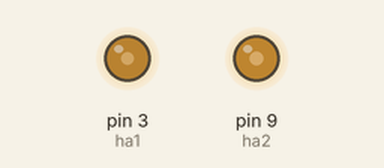
A sketch run on a simulated Arduino Uno, built with avr-gcc and run on an emulated ATmega328P. On the bench: output pins drawn as LEDs (lit = HIGH).

Above: at 0.1 s.
At 3.1 s:
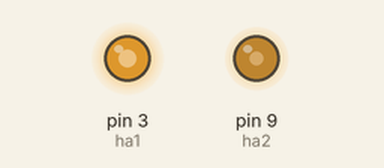
At 23.1 s:
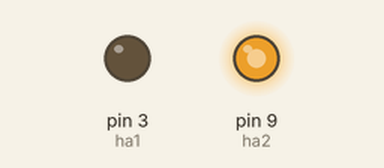
At 43.1 s:
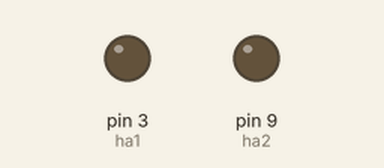
Timing chart, 0 to 44.6 s (numbered marks = the images above):
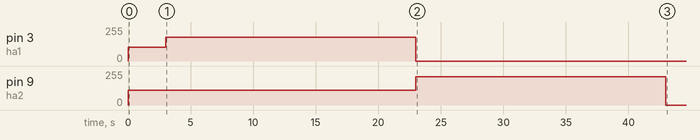

The sketch:

sync_esc.ino
```cpp
#include <Servo.h>

#define MIN_PULSE_LENGTH 1000 // Minimum pulse length in µs
#define MAX_PULSE_LENGTH 2000 // Maximum pulse length in µs
Servo motA;
int data;
int ha1 = 3;
int ha2 = 9;

int dty_to_analg(int dty) {
  int x = int((dty / 100.0) * 255.0);
  return x;
}

void setup() {
  // put your setup code here, to run once:
  Serial.begin(9600);
  int x = dty_to_analg(40);
  int y = x+10;
  analogWrite(ha1, x);
  analogWrite(ha2, y);
  delay(3000);
  x = dty_to_analg(70);
  y = x+35;
  analogWrite(ha1, x);
  delay(20000);
  analogWrite(ha1, 0);
  analogWrite(ha2, y);
  delay(20000);
  analogWrite(ha2, 0);
  analogWrite(ha1, 0);
  analogWrite(ha2, 0);
}

void loop() {

}
```
